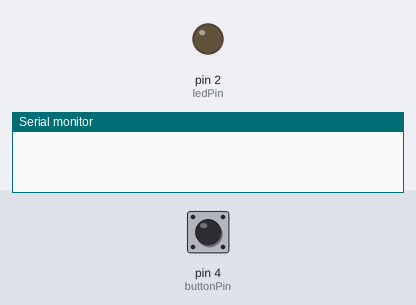
A sketch run on a simulated Arduino Uno, built with avr-gcc and run on an emulated ATmega328P. Shown: output pins drawn as LEDs (lit = HIGH), the last lines printed to the serial monitor. Inputs (shaded band) come from the test bench; at power-on: pin 4 (buttonPin) HIGH. Random numbers use the default seed unless the sketch sets one.

Above: at 1.2 s.
1.3 s: pin 4 (buttonPin) pulled LOW for 0.15 s
At 4.2 s:
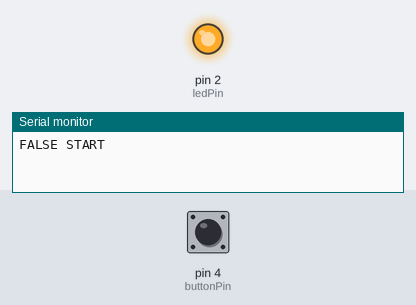
4.4 s: pin 4 (buttonPin) pulled LOW for 1 s
At 5.2 s:
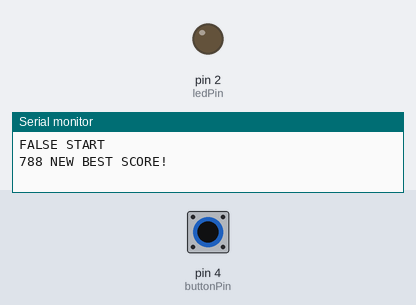
6.9 s: pin 4 (buttonPin) pulled LOW for 3.2 s
Timing chart, 0 to 14.1 s (numbered marks = the images above; inputs shaded):
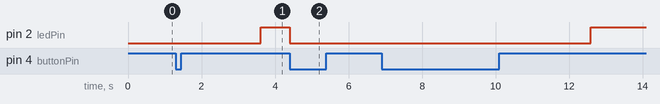

Measured:
- after the input at 4.4 s, pin 2 (ledPin): HIGH → LOW at once

The sketch:

reaction_game.ino
```cpp
constexpr int ledPin = 2;
constexpr int buttonPin = 4;
constexpr unsigned long debounceDelay = 40;
constexpr int numberOfRounds = 5;
constexpr unsigned long minWaitMs = 2000;
constexpr unsigned long maxWaitMs = 5000;

unsigned long recordTime = ULONG_MAX; // починаємо з максимального значення типу, щоб уникнути ситуації коли гравець заснув під час гри і його reactionTime якимось чином буде більший за рекорд

void setup() {
  pinMode(ledPin, OUTPUT);
  pinMode(buttonPin, INPUT_PULLUP);
  Serial.begin(115200);
}

void waitForButtonToSettle() {
  delay(debounceDelay); // перечікування дрижання кнопки на натисканні, яке відбулось при попередньому виклику функції, яка чекає поки кнопку не натисли і вертає значення тільки після натискання
  while (digitalRead(buttonPin) == LOW) {}
  delay(debounceDelay); // перечікування дрижання кнопки на відпусканні
}

unsigned long playRound() {
  waitForButtonToSettle();

  unsigned long waitTime = random(minWaitMs, maxWaitMs + 1);

  unsigned long roundStart = millis();

  while (millis() - roundStart < waitTime) {
    if (digitalRead(buttonPin) == LOW) {
      Serial.println("FALSE START ");
      return 0; // дозволяє відтрекати фальшстарт і не враховувати його в грі
    }
  }

  digitalWrite(ledPin, HIGH);
  unsigned long timeWhenLitUp = millis();

  while (digitalRead(buttonPin) == HIGH) {}
  unsigned long timeWhenPressed = millis();
  digitalWrite(ledPin, LOW);

  return timeWhenPressed - timeWhenLitUp;
}

void checkForRecordAndOutputResult (unsigned long reaction) {
  if (reaction < recordTime) {
      recordTime = reaction;
      Serial.print(recordTime);
      Serial.println(" NEW BEST SCORE!");
    } else {
      Serial.println(reaction);
    }
}

void loop() {
  unsigned long reactionTimeSum = 0;

  for (int i=0; i<numberOfRounds; ++i) {
    unsigned long reactionTime = playRound();

    while (reactionTime == 0) {
      reactionTime = playRound();
    }
    checkForRecordAndOutputResult(reactionTime);
    reactionTimeSum += reactionTime;
  }
  unsigned long averageReactionTime = reactionTimeSum / numberOfRounds;
  Serial.print(averageReactionTime);
  Serial.println(" AVERAGE");
  Serial.println("-------------------------------");
}
```
